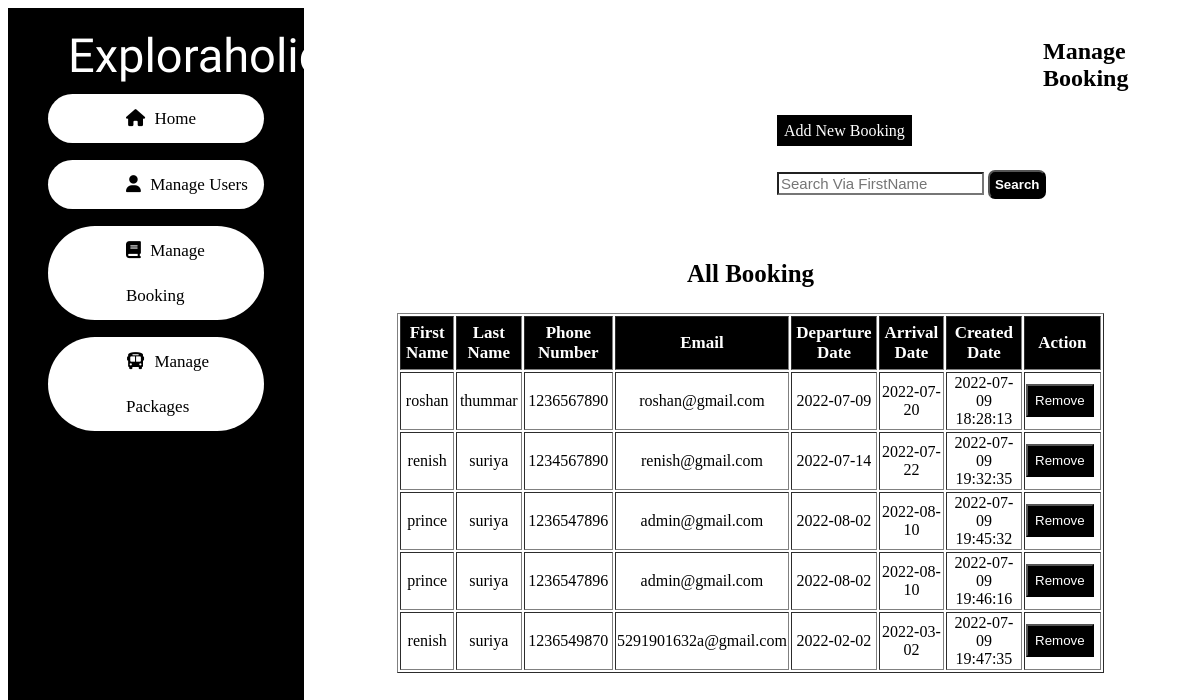
Screenshot of /adminasp/bookingsearch.php with the database file from the repository.
### tables this page shows
CREATE TABLE `booking` (
  `id` int(10) NOT NULL,
  `first` varchar(30) NOT NULL,
  `last` varchar(30) NOT NULL,
  `phoneno` int(10) NOT NULL,
  `email` varchar(30) NOT NULL,
  `ddate` date NOT NULL,
  `adate` date NOT NULL,
  `date` datetime NOT NULL DEFAULT current_timestamp()
);

### adminasp/bookingsearch.php (the view, shortened to what this page needs)
<?php
require "../website1/asp/db.php";
$name=$_POST['name'];
$sql = "SELECT * FROM `booking` where `first` LIKE '$name%'";
$result = mysqli_query($con,$sql);
?>
<!DOCTYPE html>
<html lang="en">
<head>
    <link rel="stylesheet" href="../admincss/booking.css">
    <link rel="stylesheet" href="https://cdnjs.cloudflare.com/ajax/libs/font-awesome/6.1.1/css/all.min.css"
 />
</head>
<body>
    <div class="body">
        <div class="section1">
        <div class="logo">
                Exploraholic
            </div>
            <div class="menu">
                <ul>
                <div class="menu_1">
                                    <i class="fa fa-home" aria-hidden="true"></i>
                    <a href="../adminasp/index.php">Home</a><br>
                    </div>
                    <div class="menu_1">
                    <i class="fa fa-user" aria-hidden="true"></i>
                    <a href="../adminasp/user.php">Manage Users</a><br>
                    </div>
                    <div class="menu_1">
                    <i class="fa fa-book" aria-hidden="true"></i>
                    <a href="../adminasp/booking.php">Manage Booking</a><br>
                    </div>
                    <div class="menu_1">
                    <i class="fa fa-bus" aria-hidden="true"></i>
                    <a href="../adminasp/packageforms.php">Manage Packages</a><br>
                    </div>
                </ul>
            </div>
        </div>
        <div class="section2">
            <h2 class="h2_1">Manage Booking</h2>
             <div class="container">
             <a href="../website1/booking/booking.html" class="add">
             Add New Booking</a>
             <form class="form" method="post"  action="bookingsearch.php" style="margin-top: 30px;">
    <input type="text" name="name" class="search" placeholder="Search Via FirstName">
    <button type="submit" name="save" class="searchbtn">Search</button>
  </form>
           </div> <br><br>
            <center>
            <h3 class="h3_1" align="center">All Booking</h3>
            <table border="1" class="table_1">
<tr>
<th class="th_1">First Name</th>
<th class="th_1">Last Name</th>
<th class="th_1">Phone Number</th>
<th class="th_1">Email</th>
<th class="th_1">Departure Date</th>
<th class="th_1">Arrival Date</th>
<th class="th_1">Created Date</th>
<th class="th_1">Action</th>
</tr>
<?php
while($row = mysqli_fetch_assoc($result)){
?>
<tr>
<td class="td_1" align="center"><?php echo $row['first'] ?></td>
<td class="td_1" align="center"><?php echo $row['last'] ?></td>
<td class="td_1" align="center"><?php echo $row['phoneno'] ?></td>
<td class="td_1" align="center"><?php echo $row['email'] ?></td>
<td class="td_1" align="center"><?php echo $row['ddate'] ?></td>
<td class="td_1" align="center"><?php echo $row['adate'] ?></td>
<td class="td_1" align="center"><?php echo $row['date'] ?></td>
<td class="td_1" align="center">
<form action="booking1.php" method="get">
    <input type="submit" name="submit" value="Remove" class="add" style="cursor: pointer;">
</form>
</td>
</tr>
<?php
}
?>
</table>
            </center>
        </div>
    </div>
</body>
</html>

### admincss/booking.css (style rules this page uses)
.body { display: flex; }
.section1 { background-color: rgb(183, 194, 253); height: 830px; width: 25%; box-shadow: 20px; }
.menu { margin-right: 40px; }
.menu a { text-decoration: none; text-align: center; justify-content: center; color: black; }
.section2 { background-color: rgb(255, 255, 255); height: 830px; width: 75%; margin-left: 5px; }
.add { text-decoration: none; color: white; padding: 7px; background: rgb(110, 110, 187); }
.section2 h2 { padding: 10px; }

### adminasp/bookingsearch.php (style rules this page uses)
.section1 { background-color: black; line-height: 45px; }
.logo { font-size: 47px; font-family: 'Smooch', cursive; margin-top: 6px; color: white; margin-left: 60px; margin-top: 25px; }
.menu ul { color: white; }
.menu a { margin-left: 5px; }
.menu_1 { background-color: white; color: black; padding-left: 78px; border-radius: 70px; font-size: 17px; padding-top: 2px; padding-bottom: 2px; margin-bottom: 17px; }
.add { text-decoration: none; color: white; padding: 7px; background: black; margin-right: 5px; }
.container { margin-left: 53%; }
h2.h2_1 { margin-left: 82%; }
.table_1 { width: 80%; background-color: white; }
.th_1 { height: 50px; font-size: 17px; background-color: black; color: white; }
.td_1 { height: 50px; }
.h3_1 { font-size: 25px; }
.search { background: white; font-size: 15px; size: 50px; }
.searchbtn { font-weight: 600; background-color: black; text-decoration: none; color: white; padding: 5px; background: black; margin-right: 5px; border-radius: 7px; }

### rows the page displays
booking: first "roshan", last "thummar", phoneno "1236567890", email "roshan@gmail.com", ddate "2022-07-09", adate "2022-07-20", date "2022-07-09 18:28:13"
booking: first "renish", last "suriya", phoneno "1234567890", email "renish@gmail.com", ddate "2022-07-14", adate "2022-07-22", date "2022-07-09 19:32:35"
booking: first "prince", last "suriya", phoneno "1236547896", email "admin@gmail.com", ddate "2022-08-02", adate "2022-08-10", date "2022-07-09 19:45:32"
booking: first "prince", last "suriya", phoneno "1236547896", email "admin@gmail.com", ddate "2022-08-02", adate "2022-08-10", date "2022-07-09 19:46:16"
booking: first "renish", last "suriya", phoneno "1236549870", email "5291901632a@gmail.com", ddate "2022-02-02", adate "2022-03-02", date "2022-07-09 19:47:35"
